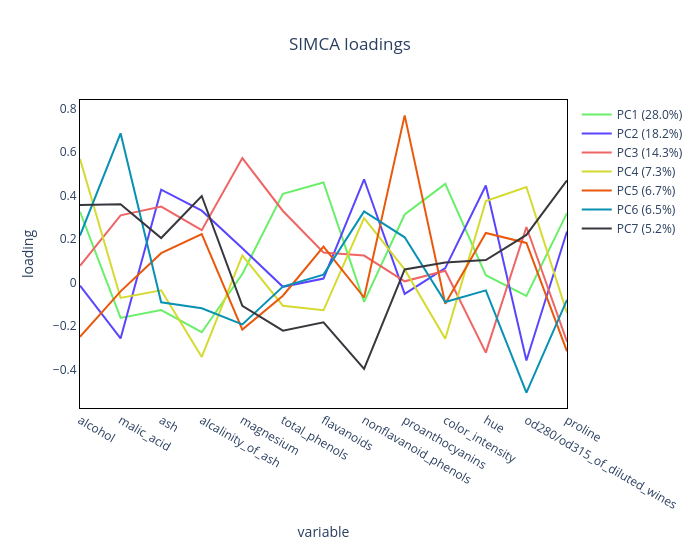

The notebook cell this image was saved under:
### Markdown cell above
### Loadings

### Code cell
model_1.plot_loadings(mode="line", variable_names=feature_names)

### Figure 1 — Plotly figure (JSON) as saved in the notebook; plotly's stock layout.template omitted (floating-point values rounded to 4 significant figures)
{"data": [{"line": {"color": "#6AEF6A"}, "mode": "lines", "name": "PC1 (28.0%)", "type": "scatter", "x": [0, 1, 2, 3, 4, 5, 6, 7, 8, 9, 10, 11, 12], "y": [0.3258, -0.1619, -0.1256, -0.2277, 0.03977, 0.4087, 0.4606, -0.08781, 0.3134, 0.454, 0.03459, -0.06057, 0.32]}, {"line": {"color": "#5A45FF"}, "mode": "lines", "name": "PC2 (18.2%)", "type": "scatter", "x": [0, 1, 2, 3, 4, 5, 6, 7, 8, 9, 10, 11, 12], "y": [-0.01377, -0.2559, 0.4276, 0.331, 0.1582, -0.01901, 0.01886, 0.4753, -0.05162, 0.06701, 0.447, -0.3575, 0.2354]}, {"line": {"color": "#EF6565"}, "mode": "lines", "name": "PC3 (14.3%)", "type": "scatter", "x": [0, 1, 2, 3, 4, 5, 6, 7, 8, 9, 10, 11, 12], "y": [0.07752, 0.3098, 0.35, 0.2415, 0.5731, 0.3297, 0.1386, 0.1248, 0.006325, 0.05496, -0.3211, 0.2559, -0.2714]}, {"line": {"color": "#d4da2f"}, "mode": "lines", "name": "PC4 (7.3%)", "type": "scatter", "x": [0, 1, 2, 3, 4, 5, 6, 7, 8, 9, 10, 11, 12], "y": [0.5684, -0.07006, -0.03512, -0.3412, 0.1254, -0.1057, -0.1268, 0.2965, 0.06107, -0.258, 0.3752, 0.4396, -0.1388]}, {"line": {"color": "#ea580c"}, "mode": "lines", "name": "PC5 (6.7%)", "type": "scatter", "x": [0, 1, 2, 3, 4, 5, 6, 7, 8, 9, 10, 11, 12], "y": [-0.2488, -0.03983, 0.1358, 0.2238, -0.2154, -0.05964, 0.1663, -0.06801, 0.7689, -0.09659, 0.2285, 0.1827, -0.3156]}, {"line": {"color": "#0891b2"}, "mode": "lines", "name": "PC6 (6.5%)", "type": "scatter", "x": [0, 1, 2, 3, 4, 5, 6, 7, 8, 9, 10, 11, 12], "y": [0.2166, 0.6865, -0.08982, -0.1176, -0.1916, -0.01764, 0.03695, 0.3279, 0.2086, -0.08903, -0.0354, -0.5051, -0.07892]}, {"line": {"color": "#38373d"}, "mode": "lines", "name": "PC7 (5.2%)", "type": "scatter", "x": [0, 1, 2, 3, 4, 5, 6, 7, 8, 9, 10, 11, 12], "y": [0.3566, 0.3606, 0.2052, 0.3985, -0.1063, -0.2202, -0.1818, -0.3957, 0.0609, 0.09255, 0.1039, 0.2196, 0.4703]}], "layout": {"height": 550, "showlegend": true, "title": {"text": "SIMCA loadings", "x": 0.5}, "width": 700, "xaxis": {"linecolor": "black", "mirror": true, "showgrid": false, "showline": true, "ticktext": ["alcohol", "malic_acid", "ash", "alcalinity_of_ash", "magnesium", "total_phenols", "flavanoids", "nonflavanoid_phenols", "proanthocyanins", "color_intensity", "hue", "od280/od315_of_diluted_wines", "proline"], "tickvals": [0, 1, 2, 3, 4, 5, 6, 7, 8, 9, 10, 11, 12], "title": {"text": "variable"}, "zeroline": false}, "yaxis": {"linecolor": "black", "mirror": true, "showgrid": false, "showline": true, "title": {"text": "loading"}, "zeroline": false}}}
